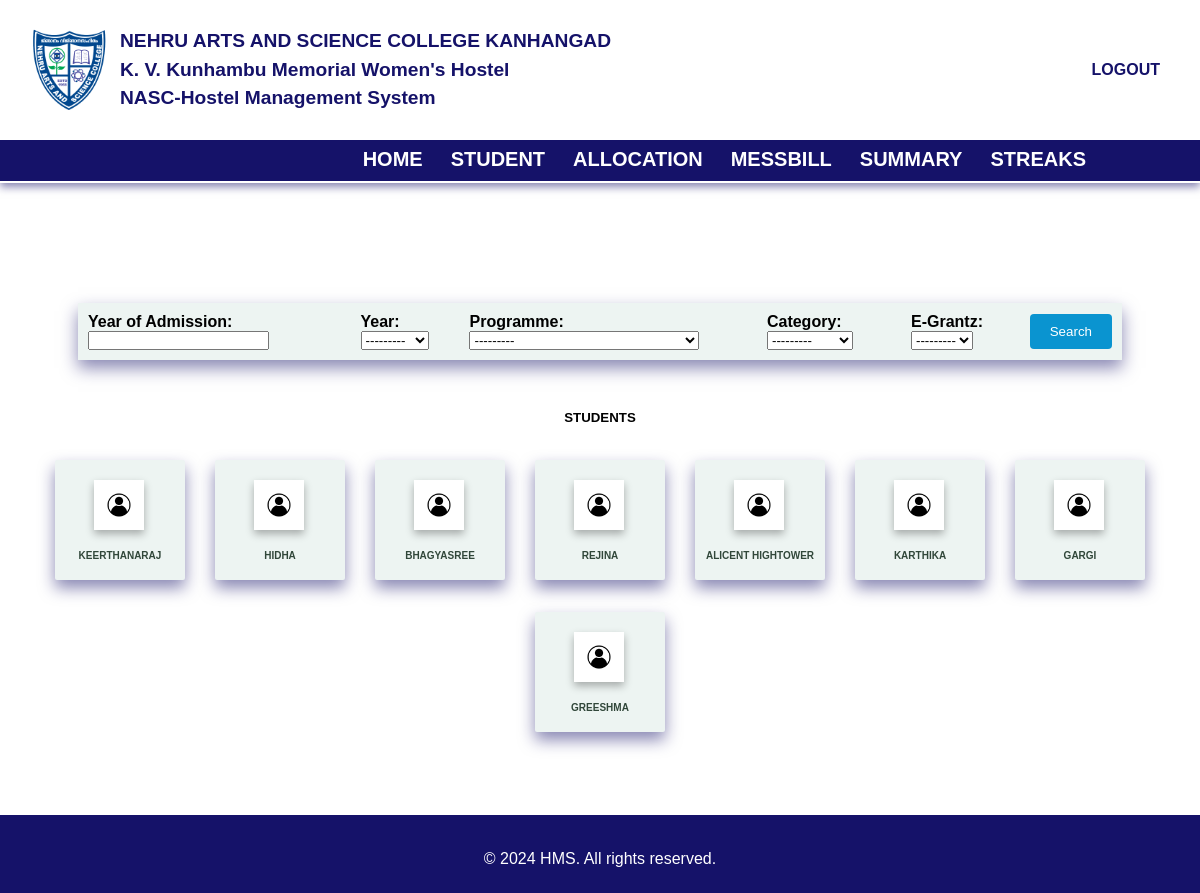
Page /get/ (signed in) on the earlier database version.
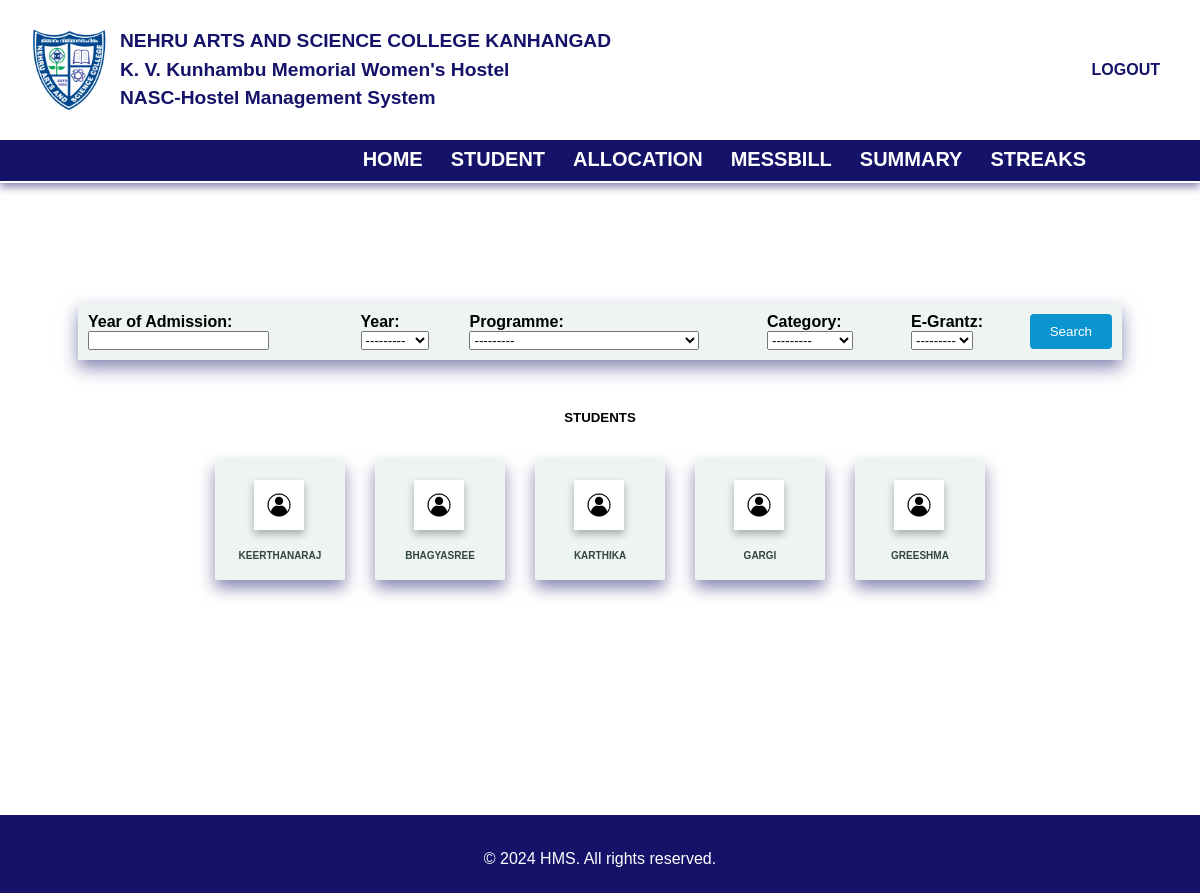
Same page on the later database version.
### hostel/models.py (models this page shows, shortened)
class Student(models.Model):
    admn_no = models.PositiveIntegerField(unique=True)
    name = models.CharField(max_length=50)
    year_of_admn = models.PositiveSmallIntegerField()
    pgm = models.ForeignKey(Programme, on_delete=models.CASCADE)
    year_choices = [
        (1,'First'),(2,'Second'),(3,'Third'),(4,'Fourth'),(5,'Fifth'),
    ]
    year = models.IntegerField(choices=year_choices)
    dob = models.DateField()
    email = models.EmailField()
    photo = models.ImageField(upload_to="images/")
    contact_regex = RegexValidator(regex=r'^\d{10}$',message="Contact number must be a 10-digit number.")
    contact = models.CharField(validators=[contact_regex], max_length=10)  # Using CharField for contact with max length 10
    parent_name = models.CharField(max_length=50)
    address = models.TextField(max_length=200)
    date_joined = models.DateField(auto_now_add=True)
    CATEGORY_CHOICES = [
        ('GENERAL', 'GENERAL'),
        ('OBC', 'OBC'),
        ('OEC', 'OEC'),
        ('SC', 'SC'),
        ('ST', 'ST'),
    ]
    category = models.CharField(max_length=20, choices=CATEGORY_CHOICES, default='GENERAL')
    EGRANTZ_CHOICES = [
        (True, 'Yes'),
        (False, 'No'),
    ]
    E_Grantz = models.BooleanField(choices=EGRANTZ_CHOICES)

### hostel/views.py (the view)
# urls.py: path('get/',views.view_students,name='view_student'),
@group_required('admin', login_url='access_denied')
def view_students(request):
    try:
        stud = Student.objects.all().select_related('pgm').all().order_by('pgm')
        students_filter = studentFilter(request.GET, queryset=stud)
        if not stud.exists():
            messages.error(request,"Currently there are no students")
        return render(request,'hostel/students.html',{'filter':students_filter})
    except Exception:
        return render(request,'hostel/error.html')

### hostel/context_processors.py (called while the page is built)
def group_processor(request):
    if request.user.is_authenticated:
        is_admin_group = request.user.groups.filter(name='admin').exists()
        is_guest_group = request.user.groups.filter(name='guest').exists()  # Adjust as needed
    else:
        is_admin_group = False
        is_guest_group = False
    return {
        'is_admin_group': is_admin_group,
        'is_guest_group': is_guest_group,
    }

### hostel/models.py (called while the page is built)
    def __str__(self):
        return self.pgm_name

### hostel/templates/hostel/students.html (shortened to what this page needs)
{% extends 'hostel/base.html' %}
{% load static %}
{% block style %}
<link rel="stylesheet" href="{% static 'styles/students.css' %}">
{% endblock %}
{% block content %}
<section class="main">
    <div class="main-block">
        <form method="get" class="filter-form">
                <table id="filter-table">
                    <tr>
                        <td class="filter-td">
                            <label for="id_year_of_admn">Year of Admission:</label>
                            {{ filter.form.year_of_admn }}
                        </td>
                        <td class="filter-td">
                            <label for="id_year_of_admn">Year:</label>
                            {{ filter.form.year }}
                        </td>
                        <td class="filter-td">
                            <label for="id_pgm">Programme:</label>
                            {{ filter.form.pgm }}
                        </td>
                        <td class="filter-td">
                            <label for="id_category">Category:</label>
                            {{ filter.form.category }}
                        </td>
                        <td class="filter-td">
                            <label for="id_E_Grantz">E-Grantz:</label>
                            {{ filter.form.E_Grantz }}
                        </td>
                        <td class="filter-td">
                            <button type="submit" id="search">Search</button>
                        </td>
                    </tr>
                </table>
        </form>
        <h5>Students</h5>
        <div class="student-boxes">
            {% for student in filter.qs %}
            <a href="{% url 'view_details' student.id %}" class="link">
                <div class="student-layout">
                    <div class="image-container">
                        {% if student.photo %}
                        <img src="{{student.photo.url}}" alt="No image" class="img-stud">
                        {% else %}
                            <span>No photo available</span>
                        {% endif %}
                    </div>
                    <div class="student-name">{{student.name}}</div>
                </div>
            </a>
            {% endfor %}
        </div>
    </div>
</section>
{% endblock %}

Differences in the rows shown:
removed Student: photo (picture), name "HIDHA"
removed Student: photo (picture), name "REJINA"
removed Student: photo (picture), name "ALICENT HIGHTOWER"
